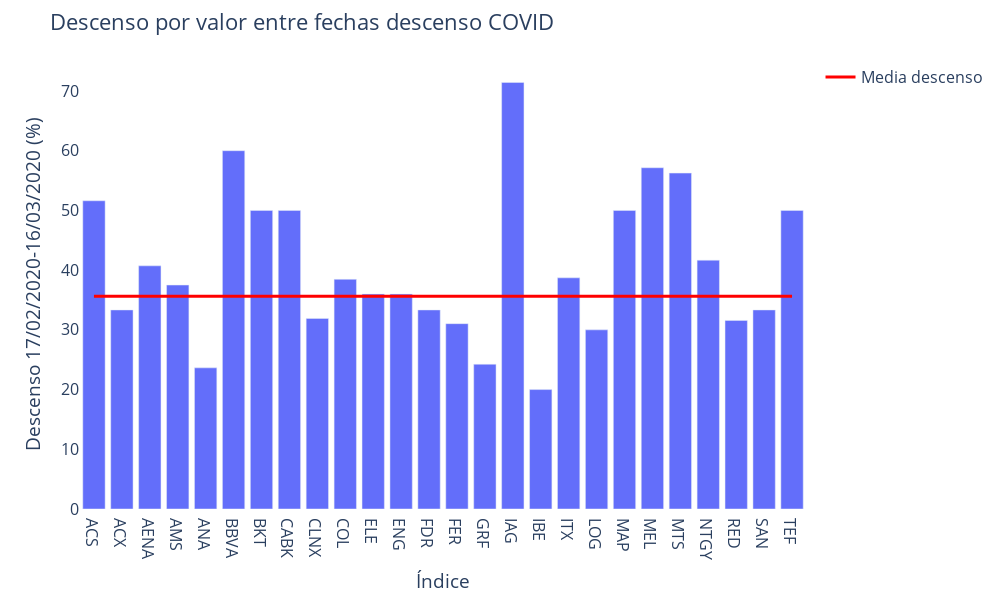

The notebook cell this image was saved under:
### Code cell
grafico_descenso_por_valor(df_descenso_empresa)

### Figure 1 — Plotly figure (JSON) as saved in the notebook; plotly's stock layout.template omitted (floating-point values rounded to 4 significant figures)
{"data": [{"alignmentgroup": "True", "hovertemplate": "index=%{x}<br>value=%{y}<extra></extra>", "legendgroup": "", "marker": {"color": "#636efa", "pattern": {"shape": ""}}, "name": "", "offsetgroup": "", "orientation": "v", "showlegend": false, "textposition": "auto", "type": "bar", "x": ["ACS", "ACX", "AENA", "AMS", "ANA", "BBVA", "BKT", "CABK", "CLNX", "COL", "ELE", "ENG", "FDR", "FER", "GRF", "IAG", "IBE", "ITX", "LOG", "MAP", "MEL", "MTS", "NTGY", "RED", "SAN", "TEF"], "xaxis": "x", "y": [51.61, 33.33, 40.72, 37.5, 23.64, 60, 50, 50, 31.91, 38.46, 36, 36, 33.33, 31.03, 24.24, 71.43, 20, 38.71, 30, 50, 57.14, 56.25, 41.67, 31.58, 33.33, 50], "yaxis": "y"}, {"line": {"color": "red", "width": 3}, "mode": "lines", "name": "Media descenso", "type": "scatter", "x": ["ACS", "TEF"], "y": [35.61, 35.61]}], "layout": {"autosize": false, "barmode": "relative", "font": {"size": 16}, "height": 600, "legend": {"tracegroupgap": 0}, "margin": {"t": 60}, "paper_bgcolor": "white", "plot_bgcolor": "white", "showlegend": true, "title": {"text": "Descenso por valor entre fechas descenso COVID"}, "width": 1000, "xaxis": {"anchor": "y", "domain": [0, 1], "title": {"text": "Índice"}}, "yaxis": {"anchor": "x", "domain": [0, 1], "title": {"text": "Descenso 17/02/2020-16/03/2020 (%)"}}}}
